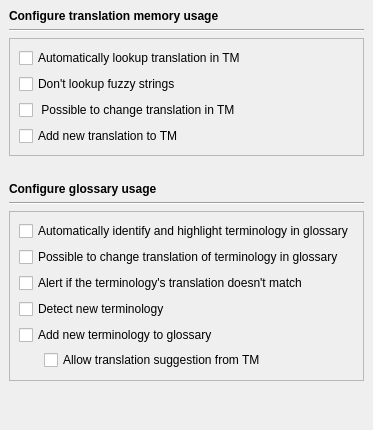
        <widget class="QWidget" name="page" >
         <layout class="QGridLayout" >
          <property name="margin" >
           <number>9</number>
          </property>
          <property name="spacing" >
           <number>6</number>
          </property>
          <item row="7" column="0" >
           <spacer>
            <property name="orientation" >
             <enum>Qt::Vertical</enum>
            </property>
            <property name="sizeHint" >
             <size>
              <width>20</width>
              <height>40</height>
             </size>
            </property>
           </spacer>
          </item>
          <item row="6" column="0" >
           <widget class="QFrame" name="frame_4" >
            <property name="sizePolicy" >
             <sizepolicy>
              <hsizetype>7</hsizetype>
              <vsizetype>5</vsizetype>
              <horstretch>0</horstretch>
              <verstretch>0</verstretch>
             </sizepolicy>
            </property>
            <property name="frameShape" >
             <enum>QFrame::StyledPanel</enum>
            </property>
            <property name="frameShadow" >
             <enum>QFrame::Raised</enum>
            </property>
            <layout class="QGridLayout" >
             <property name="margin" >
              <number>9</number>
             </property>
             <property name="spacing" >
              <number>6</number>
             </property>
             <item row="0" column="0" >
              <widget class="QCheckBox" name="chbAutoTranslate_2" >
               <property name="sizePolicy" >
                <sizepolicy>
                 <hsizetype>7</hsizetype>
                 <vsizetype>0</vsizetype>
                 <horstretch>0</horstretch>
                 <verstretch>0</verstretch>
                </sizepolicy>
               </property>
               <property name="text" >
                <string>Automatically identify and highlight terminology in glossary</string>
               </property>
              </widget>
             </item>
             <item row="1" column="0" >
              <widget class="QCheckBox" name="checkBox" >
               <property name="text" >
                <string>Possible to change translation of terminology in glossary</string>
               </property>
              </widget>
             </item>
             <item row="3" column="0" >
              <widget class="QCheckBox" name="chbIgnoreFuzzy_2" >
               <property name="sizePolicy" >
                <sizepolicy>
                 <hsizetype>7</hsizetype>
                 <vsizetype>0</vsizetype>
                 <horstretch>0</horstretch>
                 <verstretch>0</verstretch>
                </sizepolicy>
               </property>
               <property name="text" >
                <string>Detect new terminology</string>
               </property>
              </widget>
             </item>
             <item row="4" column="0" >
              <widget class="QFrame" name="frame_5" >
               <property name="frameShape" >
                <enum>QFrame::NoFrame</enum>
               </property>
               <property name="frameShadow" >
                <enum>QFrame::Raised</enum>
               </property>
               <layout class="QGridLayout" >
                <property name="margin" >
                 <number>0</number>
                </property>
                <property name="spacing" >
                 <number>5</number>
                </property>
                <item row="0" column="0" colspan="3" >
                 <widget class="QCheckBox" name="chbAddTraslation_2" >
                  <property name="sizePolicy" >
                   <sizepolicy>
                    <hsizetype>7</hsizetype>
                    <vsizetype>0</vsizetype>
                    <horstretch>0</horstretch>
                    <verstretch>0</verstretch>
                   </sizepolicy>
                  </property>
                  <property name="text" >
                   <string>Add new terminology to glossary</string>
                  </property>
                 </widget>
                </item>
                <item row="1" column="2" >
                 <spacer>
                  <property name="orientation" >
                   <enum>Qt::Horizontal</enum>
                  </property>
                  <property name="sizeHint" >
                   <size>
                    <width>81</width>
                    <height>21</height>
                   </size>
                  </property>
                 </spacer>
                </item>
                <item row="1" column="1" >
                 <widget class="QCheckBox" name="checkBox_4" >
                  <property name="text" >
                   <string>Allow translation suggestion from TM</string>
                  </property>
                 </widget>
                </item>
                <item row="1" column="0" >
                 <spacer>
                  <property name="orientation" >
                   <enum>Qt::Horizontal</enum>
                  </property>
                  <property name="sizeType" >
                   <enum>QSizePolicy::Minimum</enum>
                  </property>
                  <property name="sizeHint" >
                   <size>
                    <width>20</width>
                    <height>20</height>
                   </size>
                  </property>
                 </spacer>
                </item>
               </layout>
              </widget>
             </item>
             <item row="2" column="0" >
              <widget class="QCheckBox" name="checkBox_2" >
               <property name="text" >
                <string>Alert if the terminology's translation doesn't match</string>
               </property>
              </widget>
             </item>
            </layout>
           </widget>
          </item>
          <item row="5" column="0" >
           <widget class="Line" name="line_4" >
            <property name="orientation" >
             <enum>Qt::Horizontal</enum>
            </property>
           </widget>
          </item>
          <item row="4" column="0" >
           <widget class="QLabel" name="label_6" >
            <property name="sizePolicy" >
             <sizepolicy>
              <hsizetype>7</hsizetype>
              <vsizetype>5</vsizetype>
              <horstretch>0</horstretch>
              <verstretch>0</verstretch>
             </sizepolicy>
            </property>
            <property name="font" >
             <font>
              <weight>75</weight>
              <bold>true</bold>
             </font>
            </property>
            <property name="text" >
             <string>Configure glossary usage</string>
            </property>
           </widget>
          </item>
          <item row="0" column="0" >
           <widget class="QLabel" name="label_5" >
            <property name="sizePolicy" >
             <sizepolicy>
              <hsizetype>7</hsizetype>
              <vsizetype>5</vsizetype>
              <horstretch>0</horstretch>
              <verstretch>0</verstretch>
             </sizepolicy>
            </property>
            <property name="font" >
             <font>
              <weight>75</weight>
              <bold>true</bold>
             </font>
            </property>
            <property name="text" >
             <string>Configure translation memory usage</string>
            </property>
           </widget>
          </item>
          <item row="2" column="0" >
           <widget class="QFrame" name="frame_3" >
            <property name="sizePolicy" >
             <sizepolicy>
              <hsizetype>7</hsizetype>
              <vsizetype>5</vsizetype>
              <horstretch>0</horstretch>
              <verstretch>0</verstretch>
             </sizepolicy>
            </property>
            <property name="frameShape" >
             <enum>QFrame::StyledPanel</enum>
            </property>
            <property name="frameShadow" >
             <enum>QFrame::Raised</enum>
            </property>
            <layout class="QGridLayout" >
             <property name="margin" >
              <number>9</number>
             </property>
             <property name="spacing" >
              <number>6</number>
             </property>
             <item row="0" column="0" >
              <widget class="QCheckBox" name="chbAutoTranslate" >
               <property name="sizePolicy" >
                <sizepolicy>
                 <hsizetype>7</hsizetype>
                 <vsizetype>0</vsizetype>
                 <horstretch>0</horstretch>
                 <verstretch>0</verstretch>
                </sizepolicy>
               </property>
               <property name="text" >
                <string>Automatically lookup translation in TM</string>
               </property>
              </widget>
             </item>
             <item row="1" column="0" >
              <widget class="QCheckBox" name="chbIgnoreFuzzy" >
               <property name="sizePolicy" >
                <sizepolicy>
                 <hsizetype>7</hsizetype>
                 <vsizetype>0</vsizetype>
                 <horstretch>0</horstretch>
                 <verstretch>0</verstretch>
                </sizepolicy>
               </property>
               <property name="text" >
                <string>Don't lookup fuzzy strings</string>
               </property>
              </widget>
             </item>
             <item row="3" column="0" >
              <widget class="QCheckBox" name="chbAddTraslation" >
               <property name="sizePolicy" >
                <sizepolicy>
                 <hsizetype>7</hsizetype>
                 <vsizetype>0</vsizetype>
                 <horstretch>0</horstretch>
                 <verstretch>0</verstretch>
                </sizepolicy>
               </property>
               <property name="text" >
                <string>Add new translation to TM</string>
               </property>
              </widget>
             </item>
             <item row="2" column="0" >
              <widget class="QCheckBox" name="checkBox_3" >
               <property name="text" >
                <string> Possible to change translation in TM</string>
               </property>
              </widget>
             </item>
            </layout>
           </widget>
          </item>
          <item row="1" column="0" >
           <widget class="Line" name="line_3" >
            <property name="orientation" >
             <enum>Qt::Horizontal</enum>
            </property>
           </widget>
          </item>
          <item row="3" column="0" >
           <spacer>
            <property name="orientation" >
             <enum>Qt::Vertical</enum>
            </property>
            <property name="sizeType" >
             <enum>QSizePolicy::Minimum</enum>
            </property>
            <property name="sizeHint" >
             <size>
              <width>20</width>
              <height>20</height>
             </size>
            </property>
           </spacer>
          </item>
         </layout>
        </widget>
